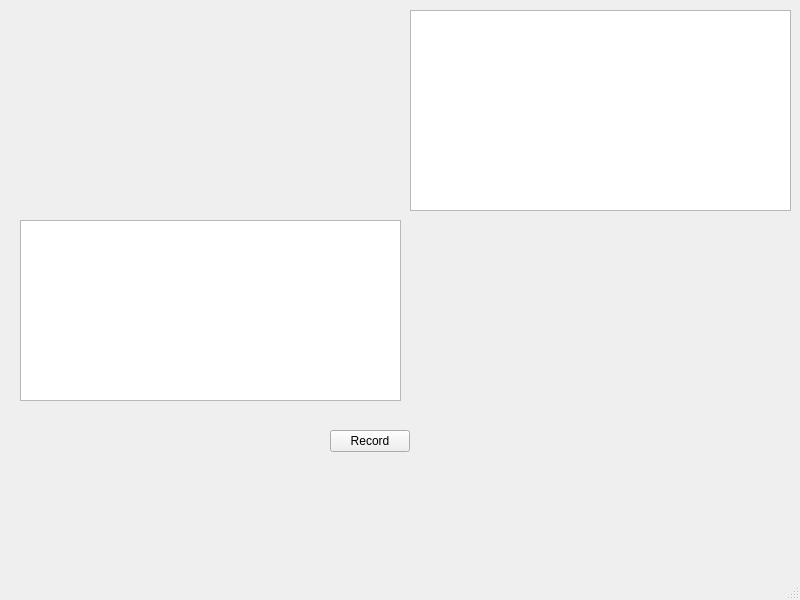
<?xml version="1.0" encoding="UTF-8"?>
<ui version="4.0">
 <class>MainWindow</class>
 <widget class="QMainWindow" name="MainWindow">
  <property name="geometry">
   <rect>
    <x>0</x>
    <y>0</y>
    <width>800</width>
    <height>600</height>
   </rect>
  </property>
  <property name="windowTitle">
   <string>Speech Spectrogram</string>
  </property>
  <widget class="QWidget" name="centralwidget">
   <widget class="QPushButton" name="pbRecord">
    <property name="geometry">
     <rect>
      <x>330</x>
      <y>430</y>
      <width>80</width>
      <height>22</height>
     </rect>
    </property>
    <property name="text">
     <string>Record</string>
    </property>
   </widget>
   <widget class="QWidget" name="widget" native="true">
    <property name="geometry">
     <rect>
      <x>20</x>
      <y>10</y>
      <width>381</width>
      <height>201</height>
     </rect>
    </property>
   </widget>
   <widget class="QPlainTextEdit" name="pteDebug">
    <property name="geometry">
     <rect>
      <x>410</x>
      <y>10</y>
      <width>381</width>
      <height>201</height>
     </rect>
    </property>
   </widget>
   <widget class="QTextEdit" name="teSTT">
    <property name="geometry">
     <rect>
      <x>20</x>
      <y>220</y>
      <width>381</width>
      <height>181</height>
     </rect>
    </property>
   </widget>
  </widget>
  <widget class="QMenuBar" name="menubar">
   <property name="geometry">
    <rect>
     <x>0</x>
     <y>0</y>
     <width>800</width>
     <height>24</height>
    </rect>
   </property>
  </widget>
  <widget class="QStatusBar" name="statusbar"/>
 </widget>
 <resources/>
 <connections/>
</ui>
